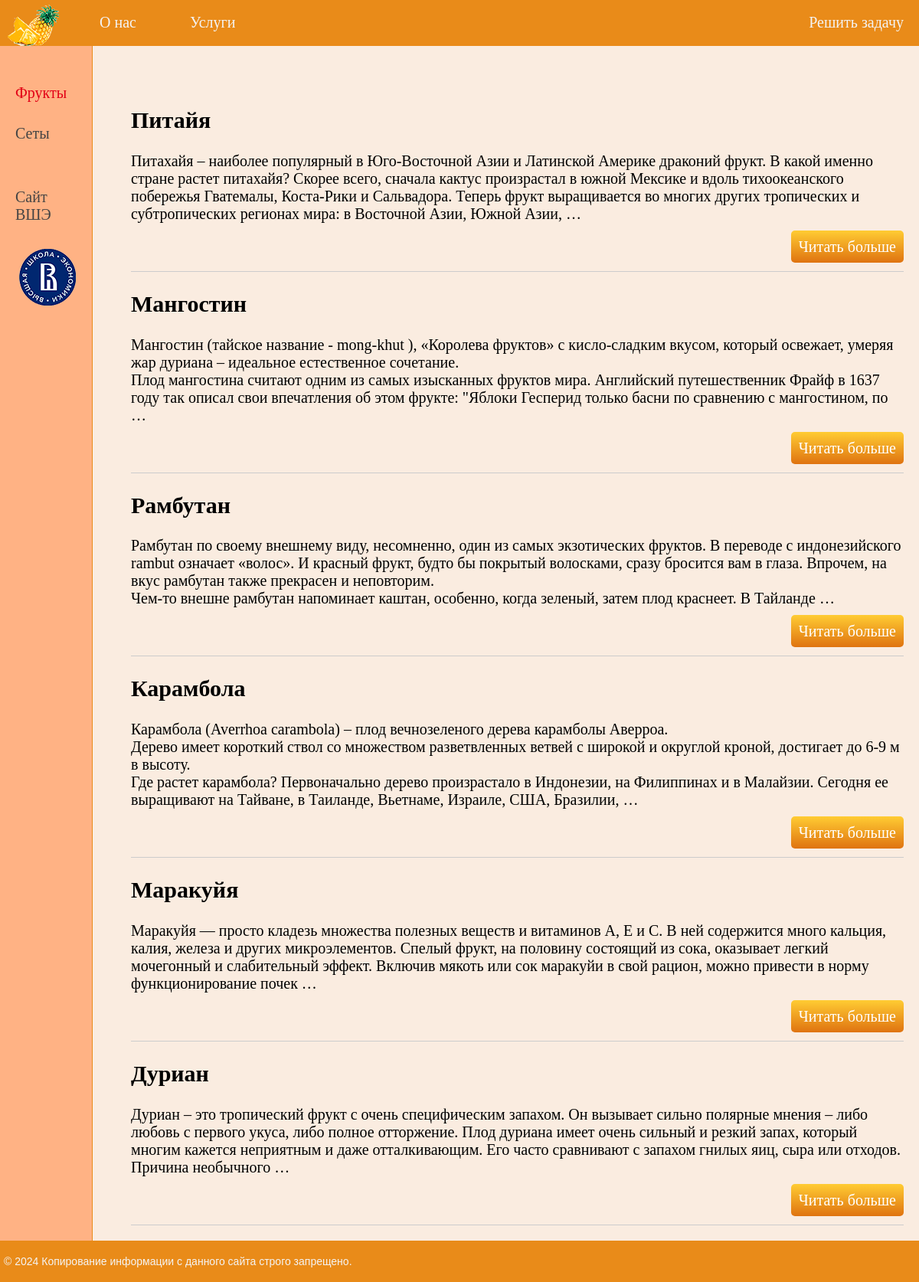
The page / on the database its author committed.
### fruits/models.py (models this page shows, shortened)
class Fruits(models.Model):
    title = models.CharField(max_length=255)
    content = models.TextField(blank=True)
    photo = models.ImageField(upload_to="photos/%Y/%m/%d")
    time_create = models.DateTimeField(auto_now_add=True)
    time_update = models.DateTimeField(auto_now=True)
    is_published = models.BooleanField(default=True)
    price = models.DecimalField(max_digits=10, decimal_places=2)
    def get_absolute_url(self):
        return reverse('post', kwargs={'post_id': self.pk})

### fruits/views.py (the view)
# urls.py: path('', index, name='home'),
def index(request):
    context = {'posts': posts,
               'menu': menu,
               'title': 'Главная страница',
               }
    return render(request, 'fruits/index.html', context=context)

### fruits/templates/fruits/index.html (shortened to what this page needs)
{% extends 'fruits/base.html' %}
{% block content %}
<ul class="list-articles">
	{% for p in posts %}
			<li><h2>{{p.title}}</h2>
	{% autoescape on %}
	{{p.content|linebreaks|truncatewords:50}}
	{% endautoescape %}
			<p class="link-read-post"><a href="{{ p.get_absolute_url }}">Читать больше</a></p>
			</li>
	{% endfor %}
</ul>
{% endblock %}

### fruits/templates/fruits/base.html (shortened to what this page needs)
{% load static %}
<!DOCTYPE html>
<html>
<head>
    <link type="text/css" href="{% static 'fruits/css/styles.css' %}" rel="stylesheet" />
</head>
<body>
<table class="table-page" border=0 cellpadding="0" cellspacing="0" style="justify-content:space-round">
<tr><td valign=top>
{% block mainmenu %}
		<div class="header">
			<ul id="mainmenu" class="mainmenu">
			<li class="logo"><a href="{% url 'home' %}"><div class="logo"></div></a></li>
			{% for m in menu %}
				{% if not forloop.last %}
					<li><a href="{% url m.url_name %}">{{m.title}}</a></li>
				{% else %}
					<li class="last"><a href="{% url m.url_name %}">{{m.title}}</a></li>
				{% endif %}
			{% endfor %}
			</ul>
		</div>
{% endblock mainmenu %}
<table class="table-content" border=0 cellpadding="0" cellspacing="0">
<tr>
<td valign="top" class="left-chapters">
    <ul id="leftchapters">
		<li><a href="{% url 'home' %}">Фрукты</a></li>
		<li><a href="{% url 'sets_of_friuts' %}">Сеты</a></li>
        <li class="share">
            <p><a href="https://www.hse.ru/" target="_blank" rel="nofollow">Cайт ВШЭ</a></p>
            <a class="hse-logo" href="https://www.hse.ru/" target="_blank" rel="nofollow">
                <img src="{% static 'fruits/images/hse_logo.png' %}">
            </a>
        </li>
    </ul>
</td>
<td valign="top" class="content">
	<div class="content-text">
{% block content %}
{% endblock %}
	</div>
</td></tr></table>
</td></tr>
<tr><td valign=top>
	<div id="footer">
		<p>&copy; 2024 Копирование информации с данного сайта строго запрещено.</p>
	</div>
</td></tr></table>
</body>
</html>

### fruits/static/fruits/css/styles.css (style rules this page uses)
html, body { font-family: 'Gilroy'; margin: 0; padding: 0; height: 100%; width: 100%; color: #ddd; background-color: #faece0; }
a { color: #4e8cff; text-decoration: none; }
img { max-width: 600px; height: auto; }
p.link-read-post { text-align: right; }
p.link-read-post a { padding: 10px; min-width: 100px; border-radius: 5px; background: linear-gradient(#ffcc33, #df7310); color: #fff; text-decoration: none; }
ul.list-articles { list-style: none; margin: 0; padding: 0; }
ul.list-articles li { border-bottom: 1px solid #ccc; }
.table-page { width: 100%; height: 100%; vertical-align: top; }
.table-page tr { height: 100%; }
.header { background: #e98b19; height: 60px; }
.logo { background: url('../images/logo.png') no-repeat 10px 5px; width: 80px; height: 60px; }
ul.mainmenu { list-style: none; margin: 0; padding: 0; height: 80px; color: #f4f4f4; font-size: 20px; overflow: hidden; text-align: center; }
ul.mainmenu li { float: left; margin: 18px 20px 0 50px; }
ul.mainmenu li.logo { margin: 0; }
ul.mainmenu li.last { float: right; }
ul.mainmenu li a { color: #f4f4f4; text-decoration: none; }
.table-content { width: 100%; min-height: 100%; height: 100%; }
.left-chapters { margin: 1; background: #ffb284; border-right: 1px solid #e98b19; min-height: 100%; }
.left-chapters ul { width: 90px; min-height: 100%; margin: 0; padding: 20px 10px 10px 20px; list-style: none; font-size: 20px; color: #999 }
.left-chapters ul li { margin: 30px 0 0 0; color: #999; }
.left-chapters ul li a { color: #444; text-decoration: none; }
.left-chapters ul li a.selected { color: #e20016; font-weight: medium; }
.left-chapters ul li.share { margin: 60px 0 0 0; }
.left-chapters ul li.share p { margin: 30px 0 30px 0; }
.left-chapters ul li.share a { display: inline-block; width: 40px; height: 40px; margin: 0 20px 0 0; }
.content { padding: 40px 20px 20px 40px; width: 100%; box-sizing: border-box; }
.content-text { margin: 60px 0 0 30px; color: #000; font-size: 20px; font-family: Yandex Sans Display Light; }
#footer { box-sizing: border-box; background: #e98b19; padding: 5px; color: #f4f4f4; font-size: 14px; font-family: Verdana, Geneva, Arial, Helvetica; text-align: left; overflow: hidden; }
.content { padding: 20px; }

### rows shown on the page
Fruits: title "Питайя", content "Питахайя – наиболее популярный в Юго-Восточной Азии и Латинской Америке драконий фрукт. В какой именно стране растет питахайя? Скорее всего, сначала кактус произрастал в южной Мексике и вдоль тихоокеанского побережья Гватемалы, Коста-Рики и Сальвадора. Теперь фрукт выращивается во многих других тропических и субтропических регионах мира: в Восточной Азии, Южной Азии, …"
Fruits: title "Мангостин", content "Мангостин (тайское название - mong-khut ), «Королева фруктов» с кисло-сладким вкусом, который освежает, умеряя жар дуриана – идеальное естественное сочетание. Плод мангостина считают одним из самых изысканных фруктов мира. Английский путешественник Фрайф в 1637 году так описал свои впечатления об этом фрукте: \"Яблоки Гесперид только басни по сравнению с мангостином, по …"
Fruits: title "Рамбутан", content "Рамбутан по своему внешнему виду, несомненно, один из самых экзотических фруктов. В переводе с индонезийского rambut означает «волос». И красный фрукт, будто бы покрытый волосками, сразу бросится вам в глаза. Впрочем, на вкус рамбутан также прекрасен и неповторим. Чем-то внешне рамбутан напоминает каштан, особенно, когда зеленый, затем плод краснеет. В Тайланде …"
Fruits: title "Карамбола", content "Карамбола (Averrhoa carambola) – плод вечнозеленого дерева карамболы Аверроа. Дерево имеет короткий ствол со множеством разветвленных ветвей с широкой и округлой кроной, достигает до 6-9 м в высоту. Где растет карамбола? Первоначально дерево произрастало в Индонезии, на Филиппинах и в Малайзии. Сегодня ее выращивают на Тайване, в Таиланде, Вьетнаме, Израиле, США, Бразилии, …"
Fruits: title "Маракуйя", content "Маракуйя — просто кладезь множества полезных веществ и витаминов A, E и C. В ней содержится много кальция, калия, железа и других микроэлементов. Спелый фрукт, на половину состоящий из сока, оказывает легкий мочегонный и слабительный эффект. Включив мякоть или сок маракуйи в свой рацион, можно привести в норму функционирование почек …"
Fruits: title "Дуриан", content "Дуриан – это тропический фрукт с очень специфическим запахом. Он вызывает сильно полярные мнения – либо любовь с первого укуса, либо полное отторжение. Плод дуриана имеет очень сильный и резкий запах, который многим кажется неприятным и даже отталкивающим. Его часто сравнивают с запахом гнилых яиц, сыра или отходов. Причина необычного …"

### other values the page prints
{{ m.title }} "О нас" "Услуги"
{{ m.title }} "Решить задачу"
